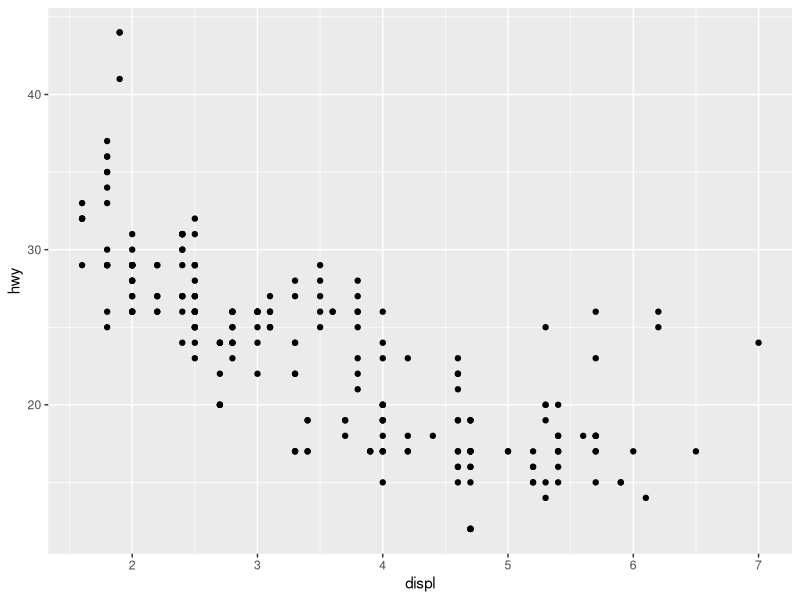
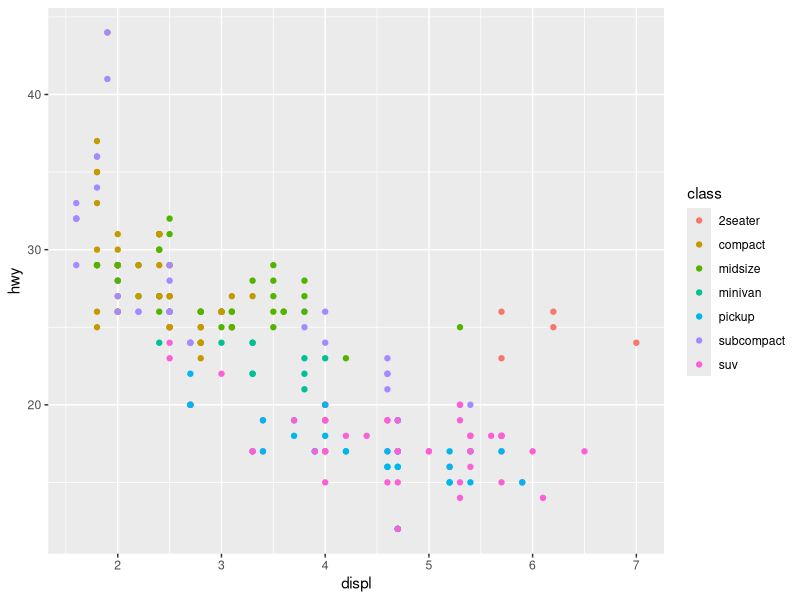
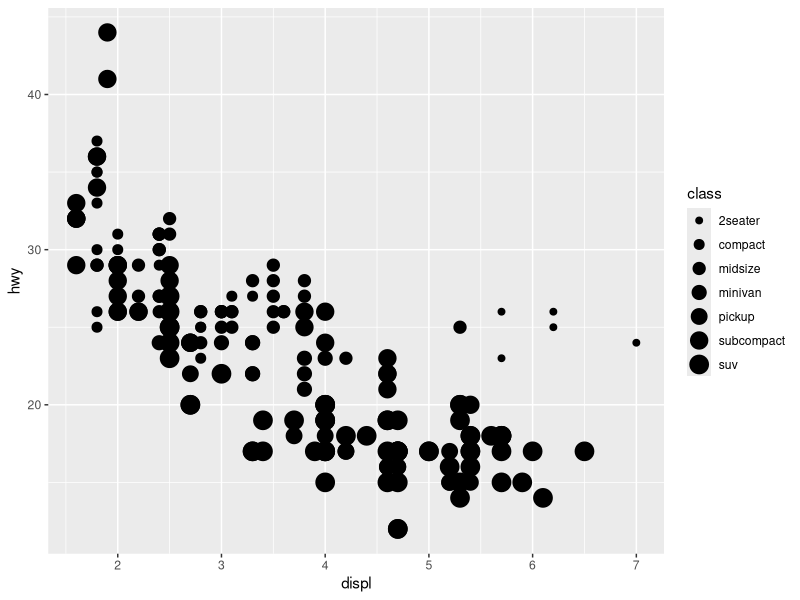
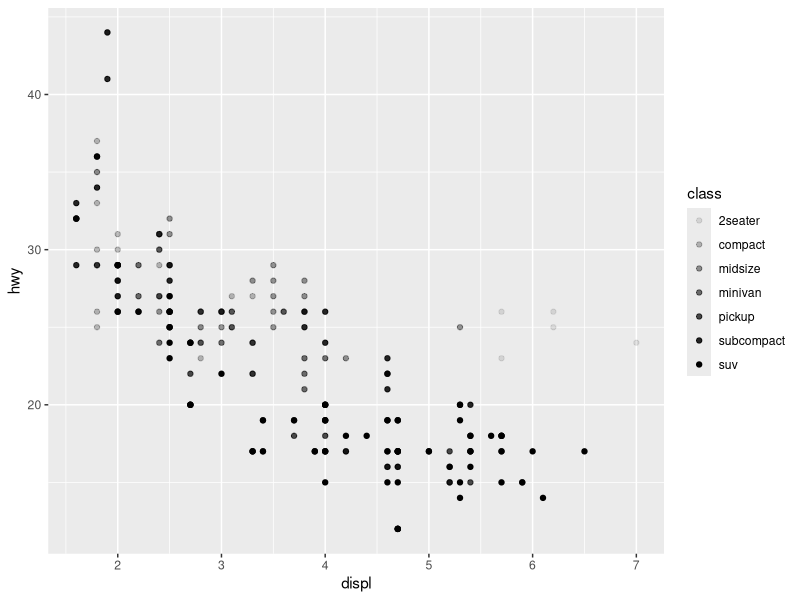
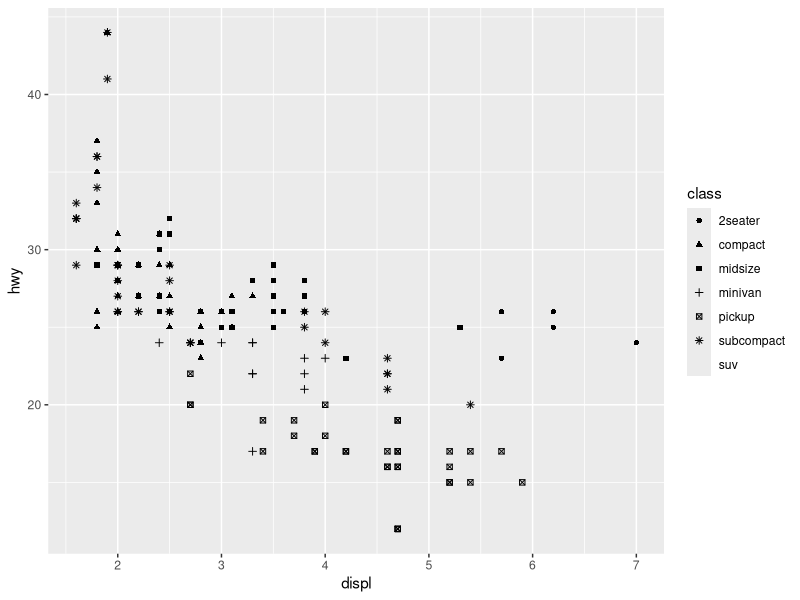
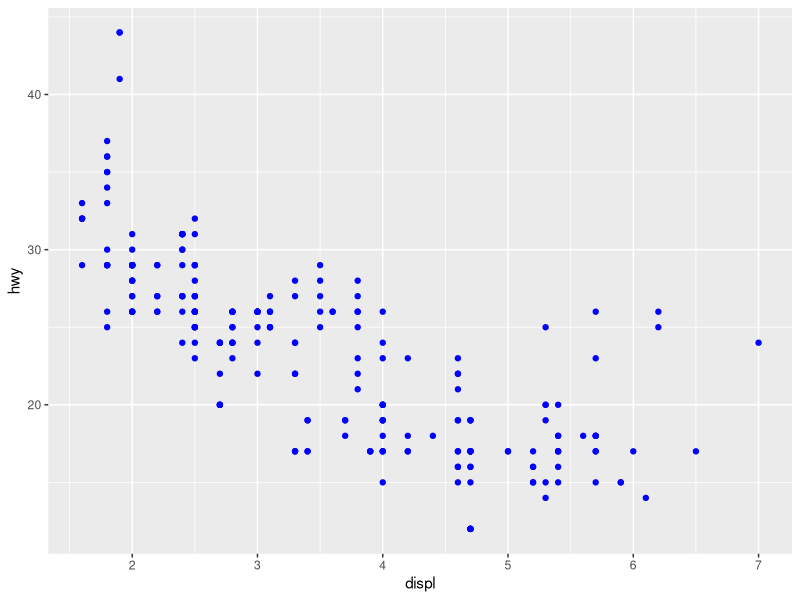
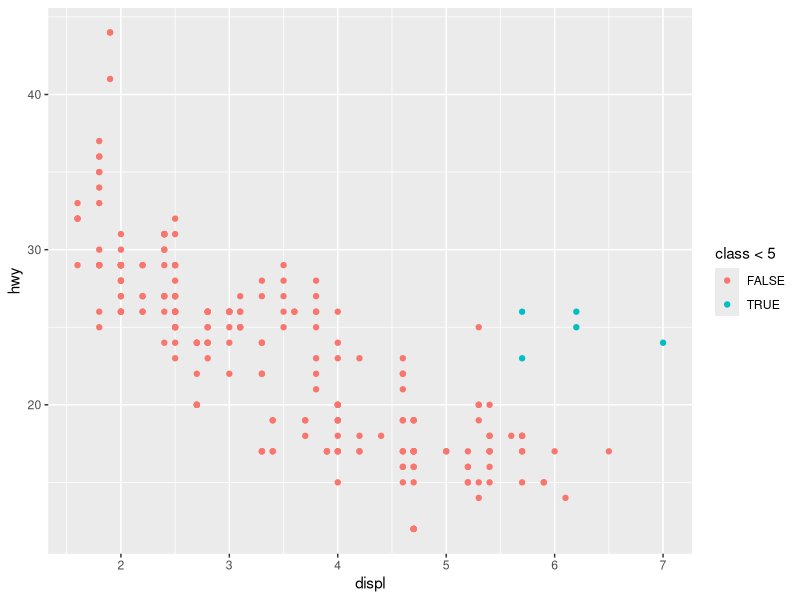
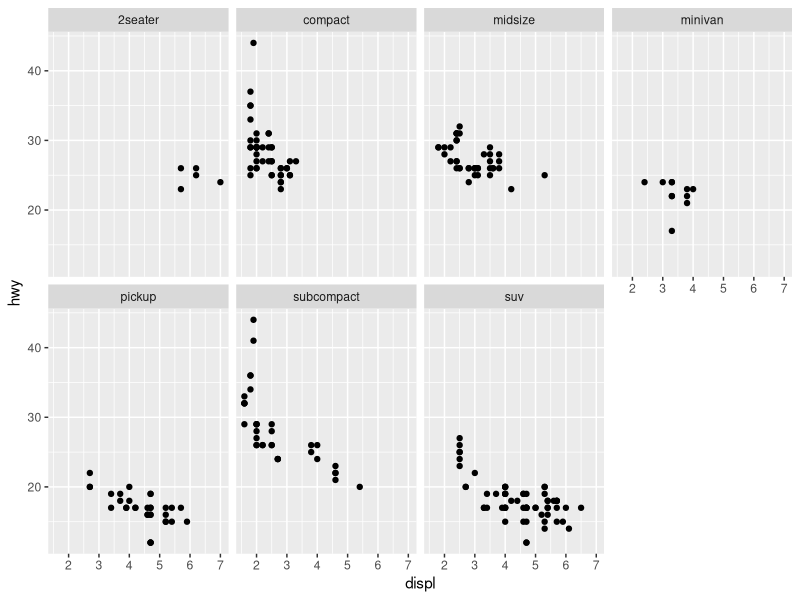

Source code (R) for these figures, in order:
# ??The greatest value of a picture is when it forces us to notice what we never 
# expected to see.?? ?? John Tukey

library(tidyverse)
# ggplot(data = <DATA>) +
# <GEOM_FUNCTION>(mapping = aes(<MAPPINGS>))

# geom_point understands the following aesthetics (required aesthetics are in bold):
# Aesthetic: x y alpha colour fill group shape size stroke
ggplot(data = mpg) + geom_point(mapping = aes(x = displ, y = hwy))

ggplot(data = mpg) +
  geom_point(mapping = aes(x = displ, y = hwy, color = class))

ggplot(data = mpg) +
  geom_point(mapping = aes(x = displ, y = hwy, size = class))

ggplot(data = mpg) +
  geom_point(mapping = aes(x = displ, y = hwy, alpha = class))

ggplot(data = mpg) +
  geom_point(mapping = aes(x = displ, y = hwy, shape = class))

ggplot(data = mpg) +
  geom_point(mapping = aes(x = displ, y = hwy), color = "blue")

ggplot(data = mpg) +
  geom_point(mapping = aes(x = displ, y = hwy, color = class<5))


# Facets
ggplot(data = mpg) +
  geom_point(mapping = aes(x = displ, y = hwy)) +
  facet_wrap(~class, nrow = 2)

ggplot(data = mpg) +
  geom_point(mapping = aes(x = displ, y = hwy)) +
  facet_grid(drv~cyl)

ggplot(data = mpg) +
  geom_point(mapping = aes(x = displ, y = hwy)) +
  facet_grid(.~cyl)


# geom_smooth understands the following aesthetics (required aesthetics are in bold):
# aesthetics: x y alpha colour fill group linetype size weight
ggplot(data = mpg) + 
  geom_smooth(mapping = aes(x = displ, y = hwy))

ggplot(data = mpg) +
  geom_smooth(mapping = aes(x = displ, y = hwy, group = drv))

ggplot(data = mpg) +
  geom_smooth(mapping = aes(x = displ, y = hwy, linetype = drv))

ggplot(data = mpg) +
  geom_smooth(mapping = aes(x = displ, y = hwy, color = drv),
              show.legend = FALSE)

ggplot(data = mpg) +
  geom_smooth(mapping = aes(x = displ, y = hwy, color = drv, fill = drv),
              show.legend = FALSE)

ggplot(data = mpg) +
  geom_smooth(mapping = aes(x = displ, y = hwy)) +
  geom_point(mapping = aes(x = displ, y = hwy))

ggplot(data = mpg, mapping = aes(displ, hwy)) +
  geom_smooth() +
  geom_point() # shorter version

ggplot(data = mpg, mapping = aes(x = displ, y = hwy)) +
  geom_point(mapping = aes(color = class)) +
  geom_smooth()

ggplot(data = mpg, mapping = aes(x = displ, y = hwy)) +
  geom_point(mapping = aes(color = class)) +
  geom_smooth(data = filter(mpg, class == "subcompact"), se = FALSE) # se?????????䡣?ǵ?filter()??dplyr?????ģ?ֻ????ggplot2?޷????У?????ֱ??????tidyverseҲ????


# geom_bar understands the following aesthetics (required aesthetics are in bold):
# x y alpha color fill group linetype size
ggplot(data = diamonds) +
  geom_bar(mapping = aes(x = cut))

ggplot(data = diamonds) +
  stat_count(mapping = aes(x = cut)) # ??stat_count?ɲ???????ͼһ????Ч??

demo=tribble(
  ~cut, ~freq,
  "Fair", 1610,
  "Good", 4906,
  "Very Good", 12082,
  "Premium", 13791,
  "Ideal", 21551
)
# stat of geom_bar() from count(the default) to identity
ggplot(data = demo) +
  geom_bar(mapping = aes(x = cut, y = freq), stat = "identity")

ggplot(data = diamonds) +
  geom_bar(mapping = aes(x = cut, y = ..prop.., group =1))
# stat??geom?????Եģ?????stat_count~geom_bar,stat~smooth~geom_smooth
ggplot(data = diamonds) +
  stat_summary(
    mapping = aes(x = cut, y = depth),
    fun.ymin = min,
    fun.ymax = max,
    fun.y = median
  )

ggplot(data = diamonds) +
  geom_bar(mapping = aes(x = cut, color = cut))

ggplot(data = diamonds) +
  geom_bar(mapping = aes(x = cut, fill = cut))

ggplot(data = diamonds) +
  geom_bar(mapping = aes(x = cut, fill = clarity))


# position adjustments
ggplot(data = diamonds, mapping = aes(x = cut, fill = clarity)) +
  geom_bar(alpha = 0.2, position = "identity")

ggplot(data = diamonds, mapping = aes(x = cut, color = clarity)) +
  geom_bar(fill = NA, position = "identity")

ggplot(data = diamonds) +
  geom_bar(mapping = aes(x = cut, fill = clarity), position = "fill")

ggplot(data = diamonds) +
  geom_bar(mapping = aes(x = cut, fill = clarity), position = "dodge")

ggplot(data = mpg) +
  geom_point(mapping = aes(x = displ, y = hwy))
# ͼ???????????????ܶ????غ??ˣ?overplotting),????????????position="jitter"
ggplot(data = mpg) +
  geom_point(mapping = aes(x = displ, y = hwy), position = "jitter")
# ????
ggplot(data = mpg) +
  geom_jitter(mapping = aes(x = displ, y = hwy))


# Coordinate systems ????
ggplot(data = mpg, mapping = aes(x = class, y = hwy)) + 
  geom_boxplot()

ggplot(data = mpg, mapping = aes(x = class, y = hwy)) +
  geom_boxplot()+
  coord_flip()

nz <- map_data("nz")
ggplot(nz, aes(long, lat, group = group)) +
  geom_polygon(fill = "white", color = "black")
ggplot(nz,aes(long, lat, group = group)) +
  geom_polygon(fill = "white", color = "black") +
  coord_quickmap()

bar = ggplot(data = diamonds) +
  geom_bar(
    mapping = aes(x = cut, fill = cut),
    show.legend = FALSE,
    width = 1
  ) +
  theme(aspect.ratio = 1) +
  labs(x = NULL, y = NULL)
# coord_flip() ??x yת??
bar + coord_flip()
# coord_polar() ????ͼ
bar + coord_polar()
# coord_fixed() ?????ݺ??ȣ???????
ggplot(mpg,aes(cty,hwy))+geom_point()+geom_abline()+coord_fixed()


# The layered grammar of graphics
# ggplot(data = <DATA>) +
#   <GEOM_FUNCTION>(
#     mapping = aes(<MAPPINGS>),
#     stat = <STAT>,
#     position = <POSITION>
#   ) +
#   <COORDINATE_FUNCTION> +
#   <FACET_FUNCTION>

